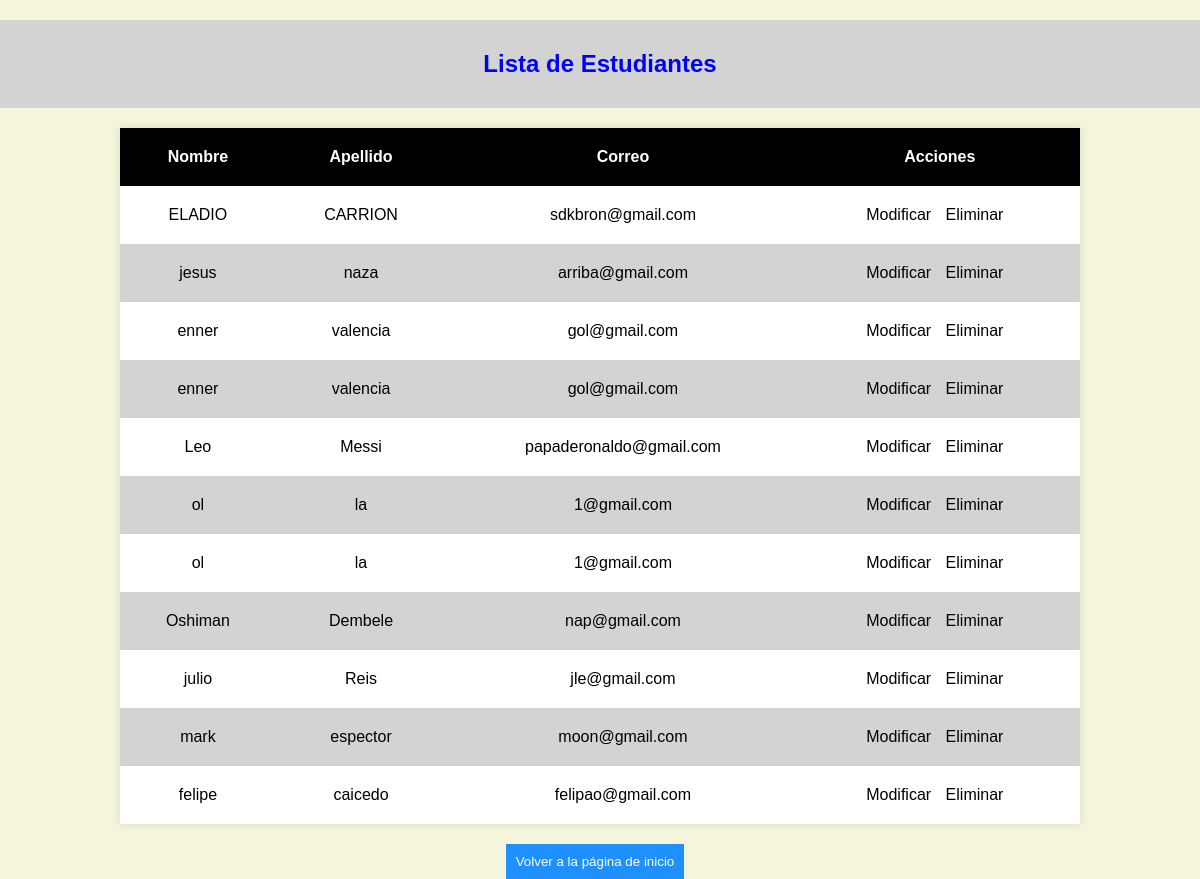
/lista_estudiantes/, run on the app's committed database.
### estudiantes/models.py (models this page shows, shortened)
class Estudiante(models.Model):
    nombre = models.CharField(max_length=100)
    apellido = models.CharField(max_length=100)
    correo = models.EmailField()
    @classmethod
    def ver_todos(cls):
        return cls.objects.all()

### estudiantes/views.py (the view)
# urls.py: path('lista_estudiantes/', lista_estudiantes, name='lista_estudiantes'),
def lista_estudiantes(request):
    estudiantes = Estudiante.ver_todos()
    return render(request, 'lista_estudiantes.html', {'estudiantes': estudiantes})

### estudiantes/templates/lista_estudiantes.html (shortened to what this page needs)
<!DOCTYPE html>
<html lang="en">
<head>
</head>
<body>
    <h2>Lista de Estudiantes</h2>
    <table>
        <thead>
            <tr>
                <th>Nombre</th>
                <th>Apellido</th>
                <th>Correo</th>
                <th>Acciones</th>
            </tr>
        </thead>
        <tbody>
            {% for estudiante in estudiantes %}
                <tr {% if forloop.first %}class="table-primary"{% endif %}>
                    <td class="table primary">{{ estudiante.nombre }}</td >
                    <td class="table primary">{{ estudiante.apellido }}</td >
                    <td class="table primary">{{ estudiante.correo }}</td >
                    <td>
                        <a href="{% url 'modificar_estudiante' estudiante.id %}">Modificar</a>
                        <a href="{% url 'eliminar_estudiante' estudiante.id %}">Eliminar</a>
                    </td>
                </tr>
            {% endfor %}
        </tbody>
    </table>
    <a href="{% url 'inicio' %}">
        <button>Volver a la página de inicio</button>
    </a>
</body>
</html>

### estudiantes/templates/lista_estudiantes.html (style rules this page uses)
body { font-family: 'Arial', sans-serif; background-color:beige; text-align: center; margin: 0; padding: 0; }
h2 { background-color:lightgray; color: blue; padding: 30px; }
table { width: 80%; margin: 20px auto; border-collapse: collapse; background-color: white; box-shadow: 0 0 10px rgba(0, 0, 0, 0.1); }
th, td { padding: 20px; }
th { background-color: black; color: white; }
tr:nth-child(even) { background-color:lightgray; }
a { text-decoration: none; color: black ; margin-right: 10px; }
button { background-color: DodgerBlue; color: white; padding: 10px; border: none; cursor: pointer; }

### data on the page
Estudiante: nombre "ELADIO", apellido "CARRION", correo "sdkbron@gmail.com"
Estudiante: nombre "jesus", apellido "naza", correo "arriba@gmail.com"
Estudiante: nombre "enner", apellido "valencia", correo "gol@gmail.com"
Estudiante: nombre "enner", apellido "valencia", correo "gol@gmail.com"
Estudiante: nombre "Leo", apellido "Messi", correo "papaderonaldo@gmail.com"
Estudiante: nombre "ol", apellido "la", correo "1@gmail.com"
Estudiante: nombre "ol", apellido "la", correo "1@gmail.com"
Estudiante: nombre "Oshiman", apellido "Dembele", correo "nap@gmail.com"
Estudiante: nombre "julio", apellido "Reis", correo "jle@gmail.com"
Estudiante: nombre "mark", apellido "espector", correo "moon@gmail.com"
Estudiante: nombre "felipe", apellido "caicedo", correo "felipao@gmail.com"
